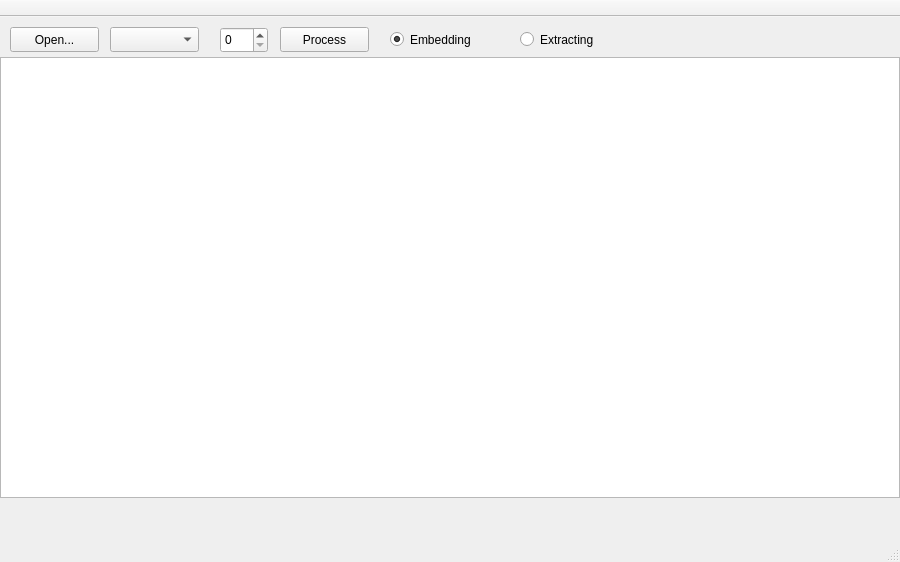
<?xml version="1.0" encoding="UTF-8"?>
<ui version="4.0">
 <class>MainWindow</class>
 <widget class="QMainWindow" name="MainWindow">
  <property name="geometry">
   <rect>
    <x>0</x>
    <y>0</y>
    <width>900</width>
    <height>562</height>
   </rect>
  </property>
  <property name="windowTitle">
   <string>MainWindow</string>
  </property>
  <widget class="QWidget" name="centralWidget">
   <widget class="QPushButton" name="pushButton">
    <property name="geometry">
     <rect>
      <x>10</x>
      <y>10</y>
      <width>89</width>
      <height>25</height>
     </rect>
    </property>
    <property name="text">
     <string>Open...</string>
    </property>
   </widget>
   <widget class="QGraphicsView" name="graphicsView">
    <property name="geometry">
     <rect>
      <x>0</x>
      <y>40</y>
      <width>900</width>
      <height>441</height>
     </rect>
    </property>
   </widget>
   <widget class="QComboBox" name="comboBox">
    <property name="geometry">
     <rect>
      <x>110</x>
      <y>10</y>
      <width>89</width>
      <height>25</height>
     </rect>
    </property>
   </widget>
   <widget class="QSpinBox" name="spinBox">
    <property name="geometry">
     <rect>
      <x>220</x>
      <y>10</y>
      <width>48</width>
      <height>26</height>
     </rect>
    </property>
   </widget>
   <widget class="QPushButton" name="pushButton_2">
    <property name="geometry">
     <rect>
      <x>280</x>
      <y>10</y>
      <width>89</width>
      <height>25</height>
     </rect>
    </property>
    <property name="text">
     <string>Process</string>
    </property>
   </widget>
   <widget class="QRadioButton" name="radioButton">
    <property name="geometry">
     <rect>
      <x>390</x>
      <y>10</y>
      <width>112</width>
      <height>25</height>
     </rect>
    </property>
    <property name="text">
     <string>Embedding</string>
    </property>
    <property name="checked">
     <bool>true</bool>
    </property>
   </widget>
   <widget class="QRadioButton" name="radioButton_2">
    <property name="geometry">
     <rect>
      <x>520</x>
      <y>10</y>
      <width>112</width>
      <height>25</height>
     </rect>
    </property>
    <property name="text">
     <string>Extracting</string>
    </property>
   </widget>
  </widget>
  <widget class="QMenuBar" name="menuBar">
   <property name="geometry">
    <rect>
     <x>0</x>
     <y>0</y>
     <width>900</width>
     <height>22</height>
    </rect>
   </property>
  </widget>
  <widget class="QToolBar" name="mainToolBar">
   <property name="movable">
    <bool>false</bool>
   </property>
   <attribute name="toolBarArea">
    <enum>TopToolBarArea</enum>
   </attribute>
   <attribute name="toolBarBreak">
    <bool>false</bool>
   </attribute>
  </widget>
  <widget class="QStatusBar" name="statusBar"/>
 </widget>
 <layoutdefault spacing="6" margin="11"/>
 <resources/>
 <connections/>
</ui>
